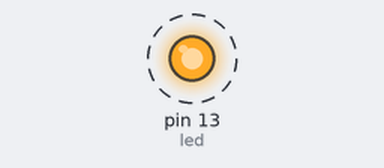
A sketch run on a simulated Arduino Uno, built with avr-gcc and run on an emulated ATmega328P. Parts: output pins drawn as LEDs (lit = HIGH). Dashed ring = blinking.

Above: at 0.5 s.
Timing chart, 0 to 4.6 s (numbered marks = the images above):
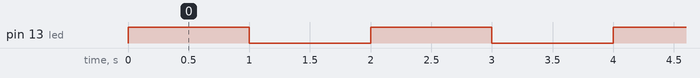

Measured:
- by itself, pin 13 (led): alternates HIGH for 1.0 s and LOW for 1.0 s

The sketch:

robotics_arm_2019.ino
```cpp
int led = 13;

void setup() {
  // put your setup code here, to run once:
  pinMode(led, OUTPUT);
}

void loop() {
  // put your main code here, to run repeatedly:
  digitalWrite(led, HIGH);
  delay(1000);
  digitalWrite(led, LOW);
  delay(1000);
}

void swivelControl() {
  // control the motor that is attatched to the base
}

void arm1Control() {
  // control the TWO motors that are at the base of the arm
}

void arm2Control() {
  // control the motor attached to the middle of the arm
}

void clawControl() {
  /////////////////////// maybe not this one??
  // control the motor that angles the claw, between the arm and claw
}

void clawGrabControl() {
  // control the motor that opens and closes the claw
}
```
